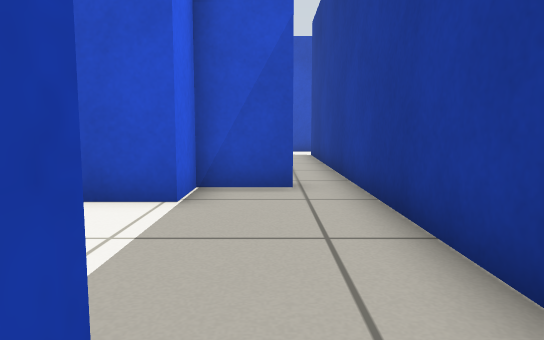
[1] (above)

18 first-person views from a walk through a robot-simulator world made for Gazebo. The camera is 0.5 m above the floor, tilts 6° down and sees 70° across. The floor is counted in squares, 0.5 m on a side. Each view is taken from the middle of a square. On the plan, view 1 faces up. The plan holds only what a view shows up to about 13 squares ahead; the rest is blank. Robots are left out.

[2]
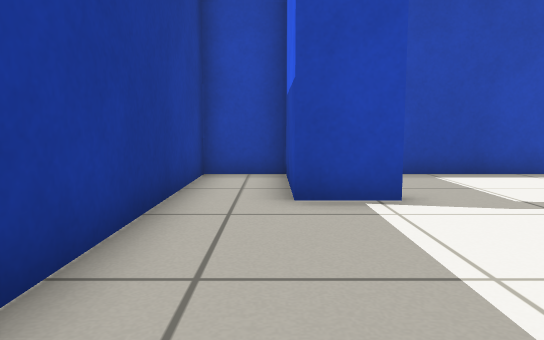

[3]
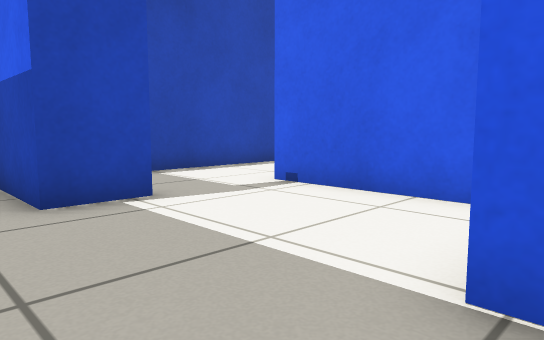

[4]
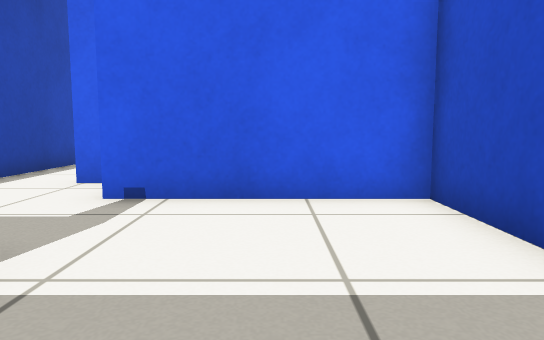

[5]
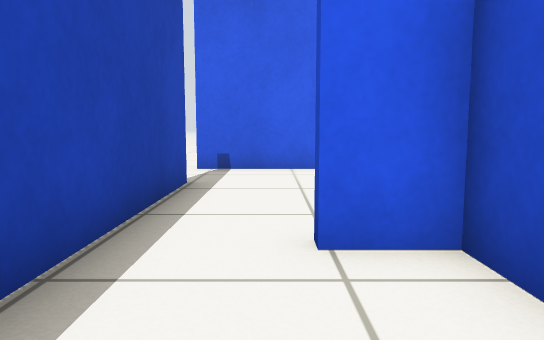

[6]
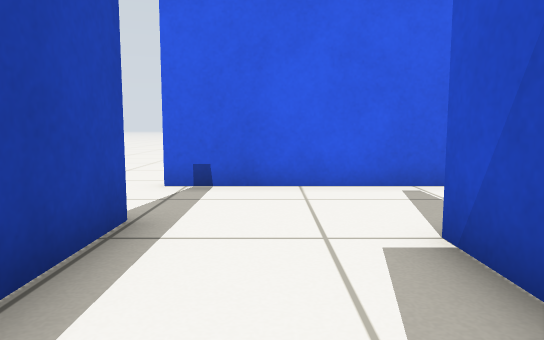

[7]
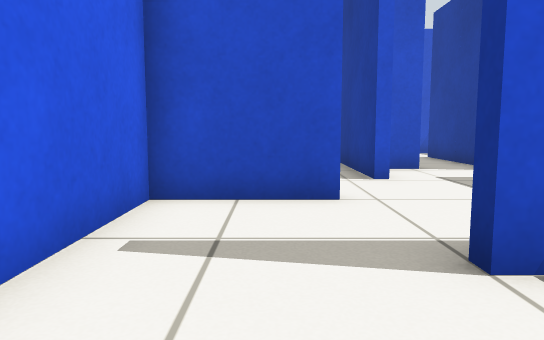

[8]
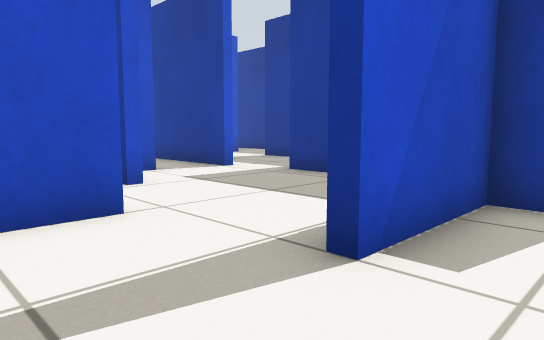

[9]
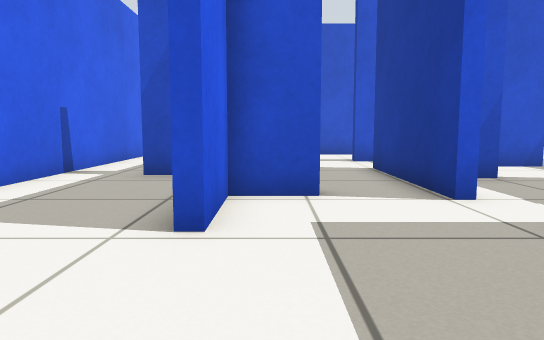

[10]
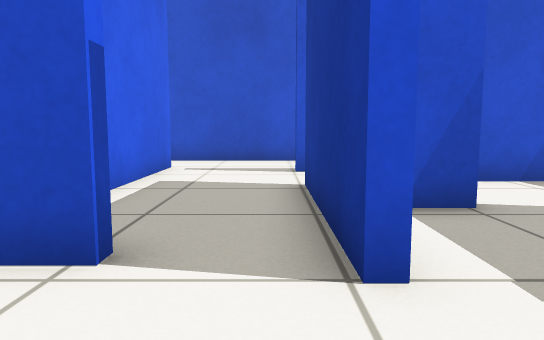

[11]
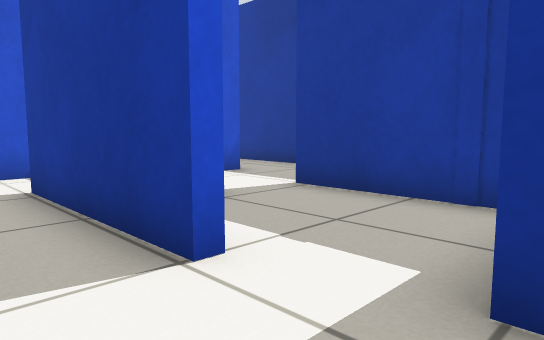

[12]
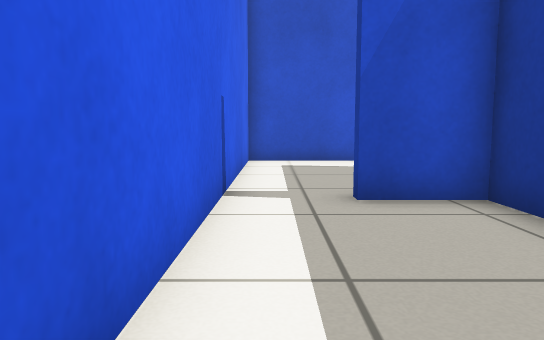

[13]
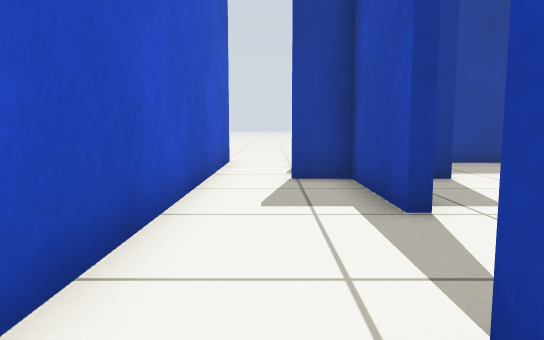

[14]
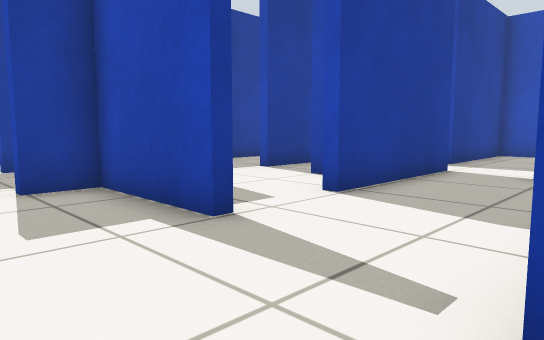

[15]
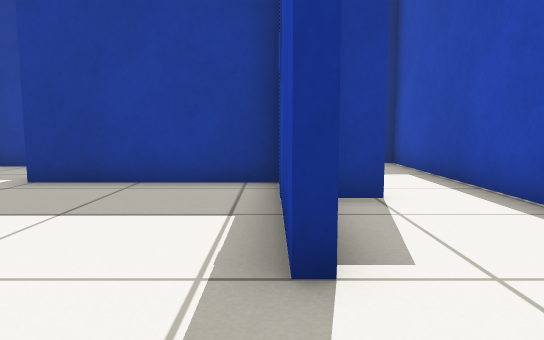

[16]
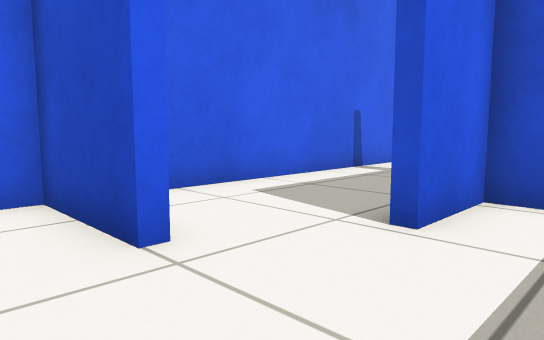

[17]
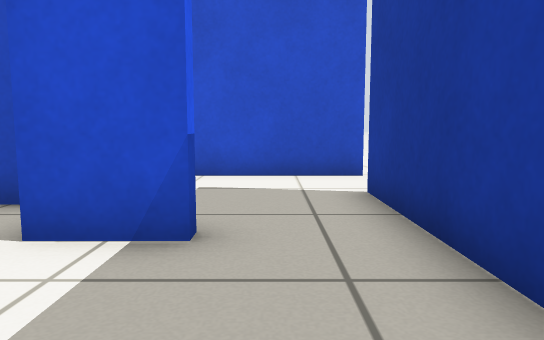

[18]
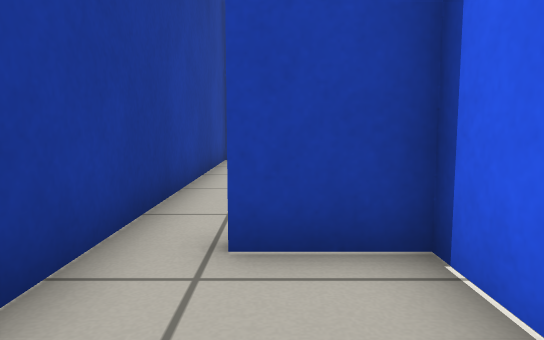

### Floor plan
Ten units are one square. View 1 is at (0, 0); x grows to the right and y downward. Boxes are objects, and circles mark ways between rooms. Rooms are numbered by the first view taken in them; rooms with no view inside come last. Other rooms are left out.
<svg viewBox="-132 -178 157 215">
<path fill="none" stroke="#000" d="M-51 -6 -61 -6 -61 6M-19 -6 -3 -6 -3 26 15 26 15 -66M-64 6 -64 -6 -96 -6M4 -66 -13 -66 -13 -53 -45 -53 -45 -5M-102 26 -5 26M-127 -15 -127 30M-84 -9 -48 -9 -48 -56M-90 -56 -90 -104 -109 -104M-100 -39 -100 -35M-85 -173 -127 -173 -127 -53M-96 -9 -84 -9M-6 -124 -22 -124M-54 -141 -54 -144 -22 -144 -22 -156M20 -173 -85 -173M-13 -83 -13 -69 4 -69M-87 -152 -87 -134M15 -66 15 -151M-72 -78 -87 -78 -87 -56M-50 -74 -54 -74 -54 -119 -50 -119M-87 -134 -87 -112M-32 -141 -54 -141M-16 -74 -16 -99M-100 -35 -127 -35 -127 -15M-34 -99 -42 -99M-16 -64 -16 -74"/>
<circle cx="10" cy="-70" r="3" fill="#2a7"/>
<circle cx="-110" cy="-10" r="3" fill="#2a7"/>
<circle cx="-90" cy="-35" r="3" fill="#2a7"/>
<circle cx="-70" cy="-60" r="3" fill="#2a7"/>
<circle cx="-90" cy="-165" r="3" fill="#2a7"/>
<circle cx="-100" cy="-40" r="3" fill="#2a7"/>
<circle cx="-20" cy="-110" r="3" fill="#2a7"/>
<circle cx="-70" cy="-140" r="3" fill="#2a7"/>
<circle cx="-30" cy="-85" r="3" fill="#2a7"/>
<circle cx="-50" cy="-70" r="3" fill="#2a7"/>
<text x="-40" y="-10">1</text>
<text x="-70" y="-40">2</text>
<text x="-110" y="-100">3</text>
<text x="-10" y="-140">4</text>
<text x="-60" y="-100">5</text>
<text x="-110" y="-30">6</text>
<text x="-40" y="-80">7</text>
</svg>
Room 1 opens to room 4. Room 1 opens to room 6. Room 2 opens to room 3. Room 2 opens to room 5. Room 3 opens to room 4. Room 3 opens to room 6. Room 4 opens to room 5. Room 5 opens to room 7.

Where each view was taken, in squares from view 1:
view 1: 0 up, 0 right, facing up
view 2: 6 up, 0 right, facing down
view 3: 6 up, 1 right, facing down-left
view 4: 3 up, 1 right, facing left
view 5: 1 down, 3 left, facing left
view 6: 1 down, 6 left, facing left
view 7: 2 down, 11 left, facing up
view 8: 1 down, 12 left, facing up-right
view 9: 2 up, 8 left, facing up
view 10: 5 up, 6 left, facing up
view 11: 5 up, 7 left, facing up-right
view 12: 5 up, 12 left, facing up
view 13: 16 up, 10 left, facing right
view 14: 17 up, 9 left, facing down-right
view 15: 1 up, 12 left, facing right
view 16: 2 up, 7 left, facing up-left
view 17: 9 up, 0 right, facing up
view 18: 10 up, 0 right, facing down
